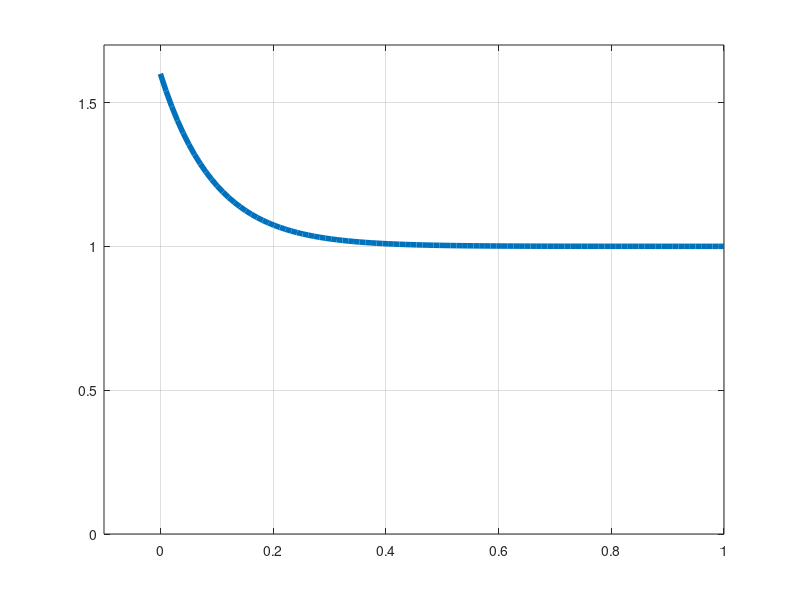

MATLAB code for this plot: (Note: this script raises an error after producing the figure.)
%
% Brian D. Wendt
% 05 November 2015
% HW #9
%
clc; clear; format compact;

% the decay function
t = linspace(0,1);
iR = 1 + 0.6 * exp(-t/0.096);

% the grapherooni
plot(t,iR,'LineWidth',4);
grid on;
xlim([-0.1 1]);
ylim([0 1.7]);
PlotAxisAtOrigin(t,iR);